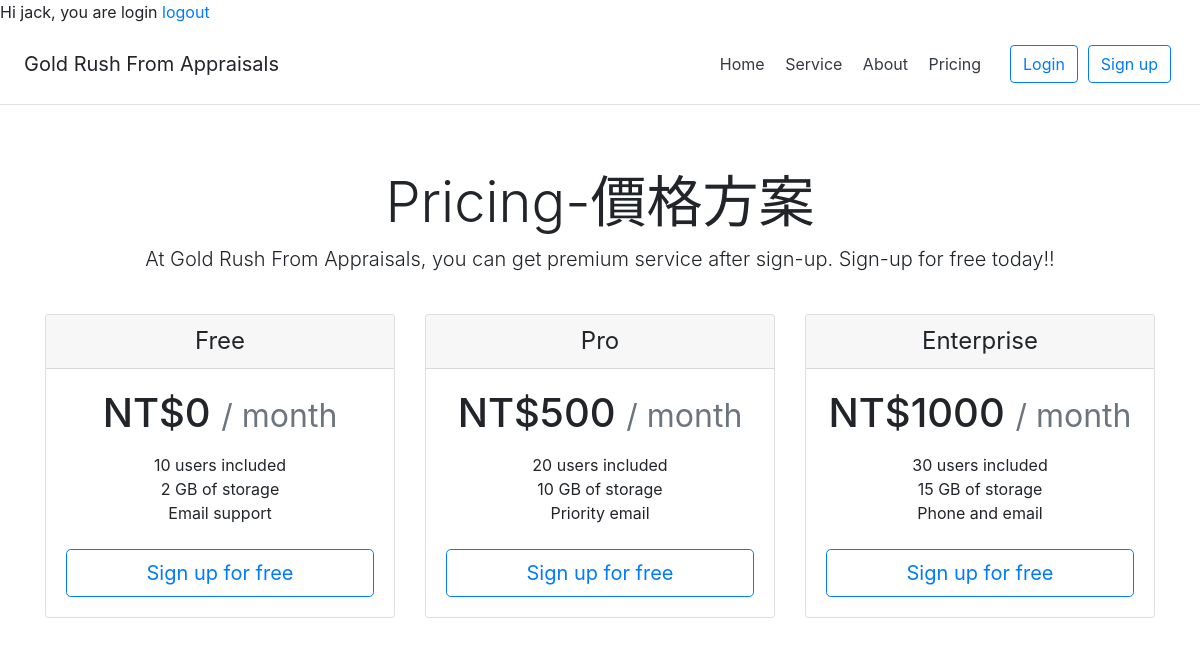
Page /pricing/ (signed in) on the committed database.
### users/models.py (models this page shows, shortened)
class Pricing(models.Model):
	title = models.CharField(max_length=20)
	price = models.CharField(max_length=20)
	content_1 = models.CharField(max_length=20)
	content_2 = models.CharField(max_length=20, blank=True)
	content_3 = models.CharField(max_length=20, blank=True)
	conten_4 = models.CharField(max_length=20, blank=True)

### users/views.py (the view)
# urls.py: path('pricing/',pricing), #new
def pricing(request):
	pricing_list = list(Pricing.objects.all())
	return render(request, 'pricing.html', {'pricing_list': pricing_list})

### templates/pricing.html (shortened to what this page needs)
{% extends 'base.html' %}
{% block pricing %}
    <div class="pricing-header px-3 py-3 pt-md-5 pb-md-4 mx-auto text-center">
      <h1 class="display-4">Pricing-價格方案</h1>
      <p class="lead">At Gold Rush From Appraisals, you can get premium service after sign-up. Sign-up for free today!!</p>
    </div>
    <div class="container">
      <div class="card-deck mb-3 text-center">
        {% for pricing in pricing_list %}
        <div class="card mb-4 box-shadow">
          <div class="card-header">
            <h4 class="my-0 font-weight-normal">{{ pricing.title }}</h4>
          </div>
          <div class="card-body">
            <h1 class="card-title pricing-card-title">NT${{ pricing.price }} <small class="text-muted">/ month</small></h1>
            <ul class="list-unstyled mt-3 mb-4">
              <li>{{ pricing.content_1 }}</li>
              <li>{{ pricing.content_2 }}</li>
              <li>{{ pricing.content_3 }}</li>
            </ul>
            <button type="button" class="btn btn-lg btn-block btn-outline-primary"><a href="/accounts/signup/">Sign up for free</a></button>
          </div>
        </div>
        {% endfor %}
      </div>
    </div>
{% endblock %}

### templates/base.html (shortened to what this page needs)
<!DOCTYPE html>
<html>
<head>
	<link href="//djangogirlstaipei.github.io/assets/css/style.css" rel="stylesheet" type="text/css">
	<link rel="stylesheet" href="https://stackpath.bootstrapcdn.com/bootstrap/4.5.0/css/bootstrap.min.css">
 	<link href="//maxcdn.bootstrapcdn.com/font-awesome/4.2.0/css/font-awesome.min.css" rel="stylesheet" type="text/css">
</head>
	{% block signup %}
    <body class="text-center" data-gr-c-s-loaded="true">
        <main class="bg-white">
	{% if user.is_authenticated %}
	Hi {{ user.username }}, you are login
	<a href="{% url 'logout' %}">logout</a>
	{% else %}
	<a>You are not logged in</a>
	{% endif %}
        </main>
	<main>
		    <div class="d-flex flex-column flex-md-row align-items-center p-3 px-md-4 mb-3 bg-white border-bottom box-shadow">
		    	<h5 class="my-0 mr-md-auto font-weight-normal">Gold Rush From Appraisals</h5>
		    	<br>
		        <nav class="my-2 my-md-0 mr-md-3">
		         	<a class="p-2 text-dark" href="/">Home</a>
		        	<a class="p-2 text-dark" href="/Chart/">Service</a>
		        	<a class="p-2 text-dark" href="/about/">About</a>
		        	<a class="p-2 text-dark" href="/pricing/">Pricing</a>
		        </nav>
		        	<a class="btn btn-outline-primary" href="{% url 'login' %}">Login</a>
		        	<a class="btn btn-outline-primary" href="/accounts/signup/">Sign up</a>
		    </div>
		    {% block pricing %}
		    {% endblock %}
		</main>
	</body>
	{% endblock %}
</html>

### rows in the picture
Pricing: title "Free", price "0", content_1 "10 users included", content_2 "2 GB of storage", content_3 "Email support"
Pricing: title "Pro", price "500", content_1 "20 users included", content_2 "10 GB of storage", content_3 "Priority email"
Pricing: title "Enterprise", price "1000", content_1 "30 users included", content_2 "15 GB of storage", content_3 "Phone and email"

### other values in the picture
{{ user.username }} "jack"
